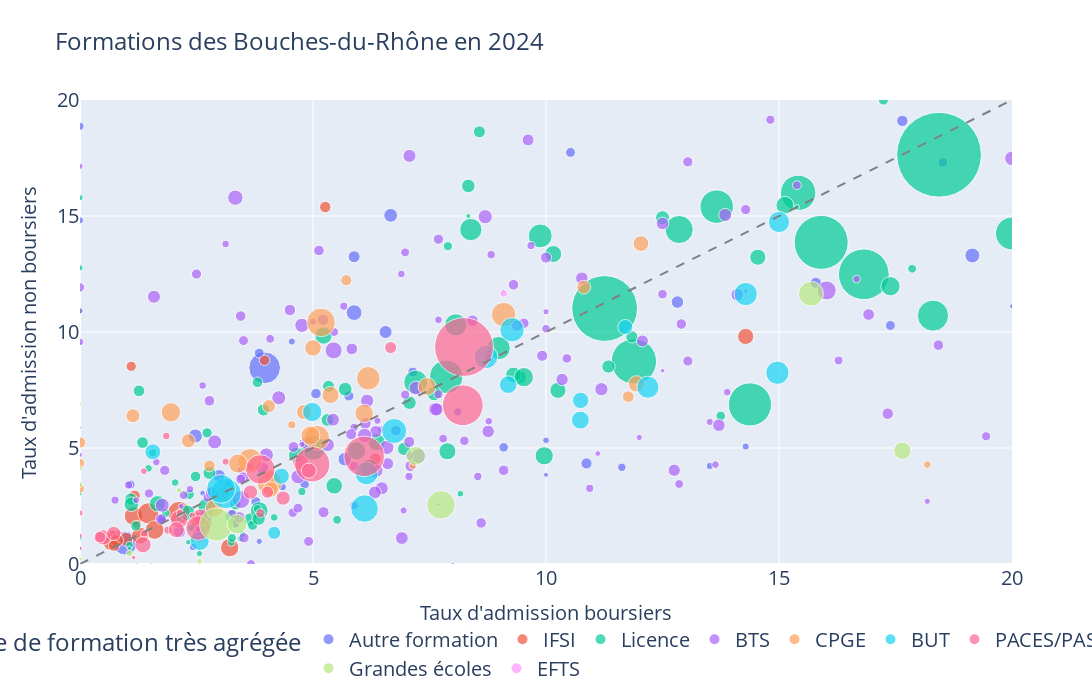

The notebook cell this image was saved under:
### Code cell
# Create interactive bubble plot
df_temp = df.loc[(df["Département de l’établissement"] == "Bouches-du-Rhône") & (df["Session"] == 2024)]
df_temp["hover_name"] = df_temp["Établissement"] + " - " + df_temp["Filière de formation très agrégée"]

fig = px.scatter(
    df_temp,
    x="taux sélection boursiers admis / candidats",
    y="taux sélection non boursiers admis / candidats",
    size="Néo bacheliers admis",
    color="Filière de formation très agrégée",
    hover_name="hover_name",
    size_max=60,
    title="Formations des Bouches-du-Rhône en 2024",
)

# Add dashed line y=x
fig.add_shape(
    type="line",
    x0=0,
    y0=0,
    x1=max(df_temp["taux sélection non boursiers admis / candidats"]),
    y1=max(df_temp["taux sélection non boursiers admis / candidats"]),
    line=dict(color="gray", dash="dash")
)

# Update layout to increase font size
fig.update_layout(
    xaxis_range=[0, 20],  # Set x-axis limits
    yaxis_range=[0, 20],   # Set y-axis limits
    title={
        'font': {'size': 24}  # Increase title font size
    },
    xaxis_title="Taux d'admission boursiers",
    yaxis_title="Taux d'admission non boursiers",
    xaxis=dict(
        title_font=dict(size=20),  # Increase x-axis title font size
        tickfont=dict(size=20)    # Increase x-axis tick font size
    ),
    yaxis=dict(
        title_font=dict(size=20),  # Increase y-axis title font size
        tickfont=dict(size=20)    # Increase y-axis tick font size
    ),
    legend=dict(
        x=0.5,  # Center the legend horizontally
        y=-0.12,  # Position the legend below the chart
        xanchor='center',
        yanchor='top',
        orientation='h',  # Horizontal orientation
        font=dict(size=20)  # Increase legend font size
    ),
    width=1800,  # Increase plot width
    height=700   # Increase plot height
)

# Show plot
fig.show()

### Figure 1 — Plotly figure (JSON) as saved in the notebook; plotly's stock layout.template omitted (floating-point values rounded to 4 significant figures; data arrays with more than 128 entries replaced by an {"elided": "..."} marker saying what was removed)
{"data": [{"hovertemplate": "<b>%{hovertext}</b><br><br>Filière de formation très agrégée=Autre formation<br>taux sélection boursiers admis / candidats=%{x}<br>taux sélection non boursiers admis / candidats=%{y}<br>Néo bacheliers admis=%{marker.size}<extra></extra>", "hovertext": ["Lycée professionnel Ampere - Autre formation", "Lycée professionnel Frederic Mistral - Autre formation", "Lycée professionnel Ecole Libre De Metiers - Autre formation", "Lycée Don Bosco - Autre formation", "Aix-Marseille Université - Site d'Aix-en-Provence (3 Schuman) - Autre formation", "Lycée professionnel de St Henri - Autre formation", "Aix-Marseille Université - Site d'Aix-en-Provence - Autre formation", "Lycée professionnel Estaque (L') - Autre formation", "Lycée Jean Perrin - Autre formation", "Lycée Thiers - Autre formation", "Sciences Po Aix – Institut d'études politiques - Autre formation", "Lycée Charles Peguy - Autre formation", "Lycée professionnel Edmond Rostand - Autre formation", "Lycée professionnel Pierre Latecoere - Autre formation", "Lycée professionnel Pierre Latecoere - Autre formation", "Centre de Ressources, d'Expertise et de Performance Sportive PACA - site d'Aix-en-Provence (CREPS) - Autre formation", "LYCEE TECHNOLOGIQUE PRIVE ST LOUIS - Autre formation", "Aix-Marseille Université - Site de Marseille Luminy - Autre formation", "Lycée Militaire d'Aix-en-Provence - Autre formation", "Lycée Denis Diderot - Autre formation", "Lycée Denis Diderot - Autre formation", "École supérieure d’art d'Aix-en-Provence - Autre formation", "Ecole Nationale Supérieure d'Architecture de Marseille - Autre formation", "Lycée Militaire d'Aix-en-Provence - Autre formation", "Aix-Marseille Université - Site de Marseille Saint Charles - Autre formation", "Lycée CADENELLE - Autre formation", "Lycée Don Bosco - Autre formation", "Aix-Marseille Université - Site de Marseille Luminy - Autre formation", "Centre de Ressources, d'Expertise et de Performance Sportive PACA - site d'Aix-en-Provence (CREPS) - Autre formation", "Lycée professionnel Blaise Pascal - Autre formation", "Lycée Marie Curie - Autre formation", "BEAUX-ARTS DE MARSEILLE - Autre formation", "KEDGE BUSINESS SCHOOL - Site de Marseille - Autre formation", "Lycée professionnel Ferrages (Quartier Les) - Autre formation", "Lycée Hotelier Regional - Autre formation", "Lycée Thiers - Autre formation", "Aix-Marseille Université - Site de Marseille Luminy - Autre formation", "Lycée Antonin Artaud - Autre formation", "Lycée Pierre Mendès France - Autre formation", "Aix-Marseille Université - Site de Marseille Saint Charles - Autre formation", "Lycée Denis Diderot - Autre formation", "Lycée Denis Diderot - Autre formation", "Lycée Marie Curie - Autre formation", "Lycée Marie Curie - Autre formation", "Lycée Jean Perrin - Autre formation", "Lycée St Joseph Les Maristes - Autre formation", "Lycée St Joseph Les Maristes - Autre formation", "Lycée professionnel Frederic Mistral - Autre formation", "Lycée Hotelier Regional - Autre formation", "Lycée Marseilleveyre - Autre formation", "Lycée Marseilleveyre - Autre formation", "Lycée Pierre Mendès France - Autre formation", "Lycée Denis Diderot - Autre formation", "Lycée professionnel Blaise Pascal - Autre formation", "Lycée Saint Exupery - Autre formation", "Sciences Po Aix – Institut d'études politiques - Autre formation", "Lycée professionnel Edmond Rostand - Autre formation", "Aix-Marseille Université - Site de Marseille Saint Charles - Autre formation", "Lycée CADENELLE - Autre formation", "Lycée Pastré - Grande Bastide - Autre formation", "Aix-Marseille Université - Site de Marseille Espace Canebière - Autre formation"], "legendgroup": "Autre formation", "marker": {"color": "#636efa", "size": [12, 0, 0, 3, 30, 3, 34, 14, 11, 24, 10, 17, 4, 2, 4, 0, 1, 22, 19, 9, 14, 5, 154, 19, 28, 29, 5, 10, 1, 8, 24, 6, 15, 4, 2, 38, 8, 15, 8, 20, 14, 12, 17, 9, 15, 14, 11, 6, 26, 15, 15, 8, 11, 7, 15, 88, 3, 5, 5, 3, 16], "sizemode": "area", "sizeref": 0.3053, "symbol": "circle"}, "mode": "markers", "name": "Autre formation", "orientation": "v", "showlegend": true, "type": "scatter", "x": [24.24, 0.0, 0.0, 0.0, 2.475, 30.0, 19.15, 18.52, 11.63, 12.82, 0.0, 5.063, 10.0, 0.0, 20.0, 0.0, 0.0, 5.882, 15.79, 4.348, 4.819, 2.632, 3.962, 10.87, 5.682, 6.667, 14.29, 1.754, 1.22, 14.29, 2.985, 3.846, 17.39, 25.0, 0.0, 5.882, 13.51, 29.03, 4.545, 17.65, 1.754, 1.087, 6.78, 2.427, 7.143, 9.091, 8.108, 26.67, 6.557, 3.774, 3.846, 0.0, 5.882, 10.0, 10.53, 0.9683, 14.29, 4.762, 16.67, 50.0, 5.769], "xaxis": "x", "y": [18.18, 0.0, 0.0, 33.33, 5.519, 0.0, 13.3, 17.31, 4.167, 11.29, 18.87, 7.345, 3.846, 66.67, 11.11, 0.0, 5.882, 13.25, 12.12, 3.315, 3.436, 3.053, 8.455, 4.334, 4.519, 15.03, 25.0, 1.852, 0.0, 5.063, 3.8, 0.9756, 10.28, 14.29, 9.524, 10.84, 4.225, 28.57, 9.589, 19.1, 1.933, 3.427, 5.752, 0.7353, 8.276, 5.028, 6.557, 25.0, 10.0, 2.689, 9.091, 14.81, 2.532, 5.333, 17.74, 0.9048, 11.76, 5.263, 30.77, 0.0, 7.246], "yaxis": "y"}, {"hovertemplate": "<b>%{hovertext}</b><br><br>Filière de formation très agrégée=IFSI<br>taux sélection boursiers admis / candidats=%{x}<br>taux sélection non boursiers admis / candidats=%{y}<br>Néo bacheliers admis=%{marker.size}<extra></extra>", "hovertext": ["UFR des Sciences Médicales et Paramédicales site Nord Université Aix Marseille - IFSI", "Aix-Marseille Université - Site de Marseille Timone - IFSI", "UFR des Sciences Médicales et Paramédicales site Nord Université Aix Marseille - IFSI", "IFSI du GCSPA d'Aix-en-Provence - IFSI", "IFSI CH d'Aubagne - IFSI", "IFSI Hop Ste Marguerite - IFSI", "IFSI Capelette - IFSI", "IFSI CGD13 - IFSI", "UFR des Sciences Médicales et Paramédicales site Nord Université Aix Marseille - IFSI", "Institut de formation de manipulateurs d'électroradiologie médicale - Laurent CHEVROT - Hôpitaux universitaires de Marseille - IFSI", "Lycée St Vincent De Paul - IFSI", "IFSI CH de Martigues - IFSI", "IFSI du GCSPA de Salon-de-Provence - IFSI", "I.F.S.I. BLANCARDE - IFSI", "IFSI Croix Rouge Française Marseille - IFSI", "ISRP - IFSI", "Aix-Marseille Université - Site de Marseille Timone - IFSI", "IFSI St Jacques - IFSI", "IFSI CH d'Arles - IFSI", "IFSI Hôpital Nord - IFSI"], "legendgroup": "IFSI", "marker": {"color": "#EF553B", "size": [7, 21, 20, 36, 54, 68, 53, 28, 17, 12, 22, 29, 27, 44, 71, 40, 16, 51, 20, 77], "sizemode": "area", "sizeref": 0.3053, "symbol": "circle"}, "mode": "markers", "name": "IFSI", "orientation": "v", "showlegend": true, "type": "scatter", "x": [3.659, 1.17, 5.263, 0.7175, 1.152, 1.465, 1.601, 0.6483, 3.96, 1.227, 6.338, 0.989, 0.7928, 1.287, 2.606, 14.29, 1.099, 3.212, 0.7317, 2.123], "xaxis": "x", "y": [4.211, 2.937, 15.38, 1.134, 2.069, 2.185, 1.468, 0.8877, 8.784, 1.695, 4.53, 1.069, 1.018, 1.22, 1.8, 9.809, 8.523, 0.7011, 0.7923, 2.213], "yaxis": "y"}, {"hovertemplate": "<b>%{hovertext}</b><br><br>Filière de formation très agrégée=Licence<br>taux sélection boursiers admis / candidats=%{x}<br>taux sélection non boursiers admis / candidats=%{y}<br>Néo bacheliers admis=%{marker.size}<extra></extra>", "hovertext": ["Aix-Marseille Université - Site d'Aix-en-Provence (3 Schuman) - Licence", "Aix-Marseille Université - Site d'Aix-en-Provence - Licence", "Aix-Marseille Université - Site d'Aix-en-Provence - Licence", "Aix-Marseille Université - Site d'Aix-en-Provence - Licence", "Aix-Marseille Université - Site d'Aix-en-Provence - Licence", "Aix-Marseille Université - Site d'Aix-en-Provence - Licence", "Aix-Marseille Université - Site d'Aix-en-Provence - Licence", "Aix-Marseille Université - Site d'Aix-en-Provence - Licence", "Aix-Marseille Université - Site d'Aix-en-Provence - Licence", "Aix-Marseille Université - Site d'Aix-en-Provence - Licence", "Aix-Marseille Université - Site de Marseille Saint Charles - Licence", "Aix-Marseille Université - Site d'Aix-en-Provence (Montperrin) - Licence", "Aix-Marseille Université - Site de Marseille Saint Charles - Licence", "Aix-Marseille Université - Site de Marseille Saint Charles - Licence", "Aix-Marseille Université - Site d'Aix-en-Provence (Montperrin) - Licence", "Aix-Marseille Université - Site de Marseille Saint-Jérôme - Licence", "Aix-Marseille Université - Site d'Aix-en-Provence (Montperrin) - Licence", "Aix-Marseille Université - Site de Marseille Luminy - Licence", "Aix-Marseille Université - Site d'Aix-en-Provence - Licence", "Aix-Marseille Université - Site de Marseille Saint Charles - Licence", "Aix-Marseille Université - Site d'Aix-en-Provence - Licence", "Aix-Marseille Université - Site d'Aix-en-Provence - Licence", "Aix-Marseille Université - Site d'Aix-en-Provence - Licence", "Aix-Marseille Université - Site d'Arles - Licence", "Aix-Marseille Université - Site de Marseille Saint-Jérôme - Licence", "Aix-Marseille Université - Site d'Aix-en-Provence (Montperrin) - Licence", "Aix-Marseille Université - Site d'Aix-en-Provence (Montperrin) - Licence", "Aix-Marseille Université - Site de Marseille Luminy - Licence", "Aix-Marseille Université - Site de Marseille Luminy - Licence", "Aix-Marseille Université - Site d'Aix-en-Provence (Montperrin) - Licence", "Aix-Marseille Université - Site d'Aix-en-Provence (Jules Ferry) - Licence", "Aix-Marseille Université - Site d'Aix-en-Provence - Licence", "Aix-Marseille Université - Site d'Aix-en-Provence - Licence", "Aix-Marseille Université - Site de Marseille Espace Canebière - Licence", "Aix-Marseille Université - Site d'Aix-en-Provence - Licence", "Aix-Marseille Université - Site d'Aix-en-Provence - Licence", "Aix-Marseille Université - Site d'Aix-en-Provence - Licence", "Aix Marseille Université - Licence", "Aix-Marseille Université - Site d'Aix-en-Provence (Montperrin) - Licence", "Aix-Marseille Université - Site de Marseille Saint Charles - Licence", "Aix-Marseille Université - Site de Marseille Saint Charles - Licence", "Aix-Marseille Université - Site de Marseille Colbert - Licence", "Aix-Marseille Université - Site d'Aix-en-Provence - Licence", "Aix-Marseille Université - Site d'Aix-en-Provence - Licence", "Aix-Marseille Université - Site d'Aix-en-Provence - Licence", "Aix-Marseille Université - Site d'Aix-en-Provence - Licence", "Aix-Marseille Université - Site d'Aix-en-Provence - Licence", "Aix-Marseille Université - Site d'Aix-en-Provence - Licence", "Aix-Marseille Université - Site d'Aix-en-Provence - Licence", "Aix-Marseille Université - Site d'Aix-en-Provence - Licence", "Aix-Marseille Université - Site d'Aix-en-Provence - Licence", "Aix-Marseille Université - Site d'Aubagne - Licence", "Aix-Marseille Université - Site d'Aix-en-Provence - Licence", "Aix-Marseille Université - Site de Marseille Saint Charles - Licence", "Aix-Marseille Université - Site d'Aix-en-Provence (Montperrin) - Licence", "Aix-Marseille Université - Site de Marseille Luminy - Licence", "Aix-Marseille Université - Site de Marseille Luminy - Licence", "Aix Marseille Université - Licence", "Aix Marseille Université - Licence", "Aix-Marseille Université - Site d'Aix-en-Provence - Licence", "Aix-Marseille Université - Site d'Aix-en-Provence - Licence", "Aix-Marseille Université - Site d'Aix-en-Provence - Licence", "Aix-Marseille Université - Site d'Aix-en-Provence - Licence", "Aix-Marseille Université - Site d'Aix-en-Provence (Jules Ferry) - Licence", "Aix-Marseille Université - Site d'Aix-en-Provence - Licence", "Aix-Marseille Université - Site d'Aix-en-Provence - Licence", "Aix-Marseille Université - Site d'Aix-en-Provence - Licence", "Aix-Marseille Université - Site de Marseille Saint-Jérôme - Licence", "Aix-Marseille Université - Site d'Aix-en-Provence (Jules Ferry) - Licence", "Aix-Marseille Université - Site de Marseille Espace Canebière - Licence", "Aix-Marseille Université - Site d'Aix-en-Provence (Centre Ville) - Licence", "Aix-Marseille Université - Site d'Aix-en-Provence - Licence", "Aix-Marseille Université - Site d'Aix-en-Provence - Licence", "Aix-Marseille Université - Site d'Aix-en-Provence - Licence", "Aix-Marseille Université - Site d'Aix-en-Provence - Licence", "Aix-Marseille Université - Site d'Aix-en-Provence - Licence", "Aix-Marseille Université - Site d'Aix-en-Provence - Licence", "Aix-Marseille Université - Site d'Aix-en-Provence - Licence", "Aix-Marseille Université - Site d'Aix-en-Provence - Licence", "Aix-Marseille Université - Site d'Aix-en-Provence - Licence", "Aix-Marseille Université - Site de Marseille Saint Charles - Licence", "Aix-Marseille Université - Site d'Aix-en-Provence (Montperrin) - Licence", "Aix-Marseille Université - Site de Marseille Saint Charles - Licence", "Aix-Marseille Université - Site de Marseille Saint Charles - Licence", "Aix-Marseille Université - Site d'Aix-en-Provence - Licence", "Aix-Marseille Université - Site d'Aix-en-Provence - Licence", "Aix-Marseille Université - Site de Marseille Luminy - Licence", "Aix-Marseille Université - Site de Marseille Espace Canebière - Licence", "Aix-Marseille Université - Site de Marseille Saint-Jérôme - Licence", "Aix-Marseille Université - Site d'Aix-en-Provence - Licence", "Aix-Marseille Université - Site de Marseille Saint-Jérôme - Licence", "Aix-Marseille Université - Site d'Aix-en-Provence (Jules Ferry) - Licence", "Aix-Marseille Université - Site de Marseille Luminy - Licence", "Aix-Marseille Université - Site d'Aix-en-Provence - Licence", "Aix-Marseille Université - Site d'Aix-en-Provence - Licence", "Aix-Marseille Université - Site d'Aix-en-Provence - Licence", "Aix-Marseille Université - Site d'Aix-en-Provence - Licence", "Aix-Marseille Université - Site d'Aix-en-Provence (3 Schuman) - Licence", "Aix-Marseille Université - Site d'Aix-en-Provence - Licence", "Aix-Marseille Université - Site d'Aix-en-Provence - Licence", "Aix-Marseille Université - Site d'Aix-en-Provence (Montperrin) - Licence", "Aix-Marseille Université - Site de Marseille Luminy - Licence", "Aix-Marseille Université - Site de Marseille Saint Charles - Licence", "Aix-Marseille Université - Site de Marseille Saint-Jérôme - Licence", "Aix-Marseille Université - Site d'Aix-en-Provence (Montperrin) - Licence", "Aix-Marseille Université - Site de Marseille Luminy - Licence", "Aix Marseille Université - Licence", "Aix-Marseille Université - Site de Marseille Saint Charles - Licence", "Aix-Marseille Université - Site de Marseille Saint Charles - Licence", "Aix-Marseille Université - Site de Marseille Saint Charles - Licence", "Aix-Marseille Université - Site d'Aix-en-Provence - Licence", "Aix-Marseille Université - Site d'Aix-en-Provence - Licence", "Aix-Marseille Université - Site d'Aix-en-Provence - Licence", "Aix-Marseille Université - Site d'Aix-en-Provence - Licence", "Aix-Marseille Université - Site d'Aix-en-Provence (3 Schuman) - Licence"], "legendgroup": "Licence", "marker": {"color": "#00cc96", "size": [1099, 17, 16, 23, 2, 6, 4, 30, 16, 13, 6, 4, 51, 25, 10, 16, 40, 87, 661, 29, 171, 2, 44, 55, 9, 8, 16, 6, 93, 23, 12, 40, 52, 170, 3, 192, 10, 22, 1, 2, 22, 285, 6, 16, 5, 4, 148, 16, 6, 9, 27, 21, 2, 8, 7, 6, 9, 46, 42, 3, 82, 9, 87, 30, 25, 1, 76, 3, 314, 393, 75, 8, 33, 14, 27, 48, 4, 57, 166, 28, 7, 20, 48, 12, 53, 28, 11, 27, 29, 4, 45, 40, 446, 0, 12, 23, 48, 33, 26, 21, 16, 17, 5, 7, 37, 45, 38, 9, 12, 51, 3, 7, 121, 57, 37], "sizemode": "area", "sizeref": 0.3053, "symbol": "circle"}, "mode": "markers", "name": "Licence", "orientation": "v", "showlegend": true, "type": "scatter", "x": [18.43, 3.81, 21.21, 3.937, 50.0, 0.0, 0.0, 12.5, 22.86, 7.895, 2.564, 0.0, 9.962, 3.653, 4.762, 3.704, 1.662, 7.203, 11.26, 9.434, 13.66, 0.0, 10.16, 6.211, 3.247, 2.151, 1.198, 2.174, 5.0, 1.093, 1.835, 14.55, 20.83, 7.859, 0.0, 15.41, 1.562, 5.333, 1.515, 0.0, 8.571, 14.38, 0.0, 2.727, NaN, 15.38, 18.31, 17.24, 0.0, 1.471, 6.957, 1.266, 7.692, 2.381, 3.333, 2.41, 1.064, 5.224, 5.455, 23.08, 8.984, 4.167, 9.877, 3.265, 5.31, 0.0, 8.387, 1.064, 11.89, 16.82, 8.065, 21.21, 7.602, 13.75, 11.34, 2.721, 25.0, 17.39, 20.0, 8.333, 3.448, 3.333, 3.846, 5.517, 22.03, 7.071, 3.81, 3.834, 5.691, 8.333, 6.364, 10.26, 15.91, 0.0, 17.86, 11.84, 15.13, 1.103, 2.778, 1.342, 2.344, 2.479, 2.326, 3.488, 4.641, 7.884, 9.302, 2.041, 3.261, 5.936, 2.128, 8.163, 12.86, 9.524, 2.296], "xaxis": "x", "y": [17.64, 7.831, 11.39, 6.642, 7.143, 15.79, 36.36, 14.93, 12.31, 13.7, 0.4515, 1.136, 4.664, 1.93, 3.125, 1.676, 2.599, 7.839, 11.01, 8.051, 15.4, 11.76, 13.36, 4.118, 0.9281, 2.069, 1.645, 2.119, 5.004, 2.8, 2.198, 13.22, 17.29, 8.07, 3.03, 16.0, 4.787, 7.66, 0.0, 0.678, 18.63, 6.878, 12.77, 5.652, 15.15, 15.38, 10.71, 20.0, 10.91, 4.124, 4.961, 7.463, 2.564, 1.548, 1.661, 1.078, 0.813, 9.848, 3.371, 0.0, 9.306, 2.008, 14.14, 2.05, 6.209, 1.19, 14.42, 0.6757, 8.733, 12.49, 10.31, 3.125, 7.353, 6.383, 8.511, 2.463, 6.25, 11.97, 14.25, 16.3, 1.096, 2.573, 2.301, 1.905, 20.1, 6.954, 2.381, 1.956, 7.534, 15.0, 5.256, 7.487, 13.86, 0.0, 12.73, 9.79, 15.46, 2.577, 3.925, 5.234, 3.002, 3.774, 0.9434, 1.286, 4.702, 4.86, 8.148, 3.509, 1.124, 4.878, 1.923, 3.03, 14.42, 8.052, 2.212], "yaxis": "y"}, {"hovertemplate": "<b>%{hovertext}</b><br><br>Filière de formation très agrégée=BTS<br>taux sélection boursiers admis / candidats=%{x}<br>taux sélection non boursiers admis / candidats=%{y}<br>Néo bacheliers admis=%{marker.size}<extra></extra>", "hovertext": {"elided": "168 str values"}, "legendgroup": "BTS", "marker": {"color": "#ab63fa", "size": {"elided": "168 int values"}, "sizemode": "area", "sizeref": 0.3053, "symbol": "circle"}, "mode": "markers", "name": "BTS", "orientation": "v", "showlegend": true, "type": "scatter", "x": {"elided": "168 float values"}, "xaxis": "x", "y": {"elided": "168 float values"}, "yaxis": "y"}, {"hovertemplate": "<b>%{hovertext}</b><br><br>Filière de formation très agrégée=CPGE<br>taux sélection boursiers admis / candidats=%{x}<br>taux sélection non boursiers admis / candidats=%{y}<br>Néo bacheliers admis=%{marker.size}<extra></extra>", "hovertext": ["Lycée Paul Cezanne - CPGE", "Lycée Paul Cezanne - CPGE", "Lycée Paul Cezanne - CPGE", "Lycée Thiers - CPGE", "Lycée Thiers - CPGE", "Lycée Notre Dame De Sion - CPGE", "Lycée Paul Cezanne - CPGE", "Lycée Thiers - CPGE", "Lycée Notre Dame De Sion - CPGE", "Lycée Paul Cezanne - CPGE", "Lycée Saint Charles - CPGE", "Lycée Jean Perrin - CPGE", "Lycée Jeanne Perrimond - CPGE", "Lycée Saint Exupery - CPGE", "Lycée CADENELLE - CPGE", "Lycée Militaire d'Aix-en-Provence - CPGE", "Lycée Vauvenargues - CPGE", "Lycée Thiers - CPGE", "Lycée Jean Perrin - CPGE", "Lycée Militaire d'Aix-en-Provence - CPGE", "Lycée Antonin Artaud - CPGE", "Lycée Thiers - CPGE", "Lycée Thiers - CPGE", "Lycée Jean Perrin - CPGE", "Lycée Jean Perrin - CPGE", "Lycée Nativite (La) - CPGE", "Lycée Thiers - CPGE", "Lycée Marie Curie - CPGE", "Lycée Jean Perrin - CPGE", "Lycée Jean Perrin - CPGE", "Lycée de L'Emperi - CPGE", "Lycée Militaire d'Aix-en-Provence - CPGE", "Lycée Militaire d'Aix-en-Provence - CPGE", "Lycée Nativite (La) - CPGE"], "legendgroup": "CPGE", "marker": {"color": "#FFA15A", "size": [48, 97, 49, 125, 52, 42, 13, 41, 10, 26, 30, 20, 9, 21, 9, 21, 85, 93, 36, 20, 29, 93, 45, 38, 26, 14, 55, 19, 58, 91, 35, 55, 35, 30], "sizemode": "area", "sizeref": 0.3053, "symbol": "circle"}, "mode": "markers", "name": "CPGE", "orientation": "v", "showlegend": true, "type": "scatter", "x": [2.881, 5.085, 7.447, 5.172, 6.098, 5.0, 0.0, 11.94, 4.545, 4.11, 1.136, 18.42, 18.18, 11.76, 7.143, 2.778, 6.186, 4.065, 4.094, 0.0, 10.81, 3.65, 5.376, 12.04, 4.054, 0.0, 4.945, 5.714, 1.951, 9.091, 4.808, 3.39, 3.061, 2.326], "xaxis": "x", "y": [2.395, 5.439, 7.65, 10.41, 6.492, 9.314, 3.258, 7.765, 6.0, 3.789, 6.388, 33.33, 4.286, 7.212, 4.242, 4.228, 8.004, 3.498, 3.212, 5.236, 11.93, 4.448, 7.286, 13.81, 6.805, 4.348, 5.535, 12.23, 6.538, 10.75, 6.55, 4.329, 3.016, 5.311], "yaxis": "y"}, {"hovertemplate": "<b>%{hovertext}</b><br><br>Filière de formation très agrégée=BUT<br>taux sélection boursiers admis / candidats=%{x}<br>taux sélection non boursiers admis / candidats=%{y}<br>Néo bacheliers admis=%{marker.size}<extra></extra>", "hovertext": ["IUT Aix-Marseille - Site d'Aix-En-Provence - BUT", "IUT Aix-Marseille - Site d'Aix-En-Provence - BUT", "IUT Aix-Marseille - Site de Marseille St Jérôme - BUT", "IUT Aix-Marseille - Site de Marseille St Jérôme - BUT", "IUT Aix-Marseille - Site de Marseille St Jérôme - BUT", "IUT Aix-Marseille - Site d'Aix-En-Provence - BUT", "IUT Aix-Marseille - Site d'Aix-En-Provence - BUT", "IUT Aix-Marseille - Site de Marseille St Jérôme - BUT", "IUT Aix-Marseille - Site de Marseille St Jérôme - BUT", "IUT Aix-Marseille - Site de Marseille Luminy - BUT", "IUT Aix-Marseille - Site de Marseille St Jérôme - BUT", "I.U.T d'Aix-Marseille - Site de Salon-De-Provence - BUT", "IUT Aix-Marseille - Site de la Ciotat - BUT", "IUT Aix-Marseille - Site d'Aix-En-Provence - BUT", "IUT Aix-Marseille - Site de Marseille St Jérôme - BUT", "I.U.T d'Aix-Marseille - Site d'Arles - BUT", "IUT Aix-Marseille - Site de Marseille Château-Gombert - BUT", "IUT Aix-Marseille - Site d'Aix-En-Provence - BUT", "IUT Aix-Marseille - Site d'Aix-En-Provence - BUT", "I.U.T d'Aix-Marseille - Site d'Arles - BUT"], "legendgroup": "BUT", "marker": {"color": "#19d3f3", "size": [96, 35, 84, 48, 49, 143, 41, 75, 116, 57, 56, 69, 83, 91, 83, 40, 26, 81, 127, 39], "sizemode": "area", "sizeref": 0.3053, "symbol": "circle"}, "mode": "markers", "name": "BUT", "orientation": "v", "showlegend": true, "type": "scatter", "x": [6.742, 11.7, 8.714, 9.189, 10.74, 3.132, 10.74, 12.19, 6.107, 4.983, 2.569, 15.0, 14.29, 9.272, 14.97, 4.319, 4.167, 6.149, 3.027, 1.562], "xaxis": "x", "y": [5.734, 10.21, 8.924, 7.731, 6.203, 3.04, 7.053, 7.621, 2.39, 6.552, 0.9937, 14.74, 11.64, 10.1, 8.243, 3.787, 1.345, 3.909, 3.237, 4.834], "yaxis": "y"}, {"hovertemplate": "<b>%{hovertext}</b><br><br>Filière de formation très agrégée=PACES/PASS/LAS<br>taux sélection boursiers admis / candidats=%{x}<br>taux sélection non boursiers admis / candidats=%{y}<br>Néo bacheliers admis=%{marker.size}<extra></extra>", "hovertext": ["Aix-Marseille Université - Site de Marseille Timone - PACES/PASS/LAS", "Aix-Marseille Université - Site de Marseille Luminy - PACES/PASS/LAS", "Aix-Marseille Université - Site de Marseille Colbert - PACES/PASS/LAS", "Aix-Marseille Université - Site de Marseille Saint Charles - PACES/PASS/LAS", "Aix-Marseille Université - Site de Marseille Luminy - PACES/PASS/LAS", "Aix-Marseille Université - Site de Marseille Saint Charles - PACES/PASS/LAS", "Aix-Marseille Université - Site d'Aix-en-Provence (3 Schuman) - PACES/PASS/LAS", "Aix-Marseille Université - Site d'Aix-en-Provence (Jules Ferry) - PACES/PASS/LAS", "Aix-Marseille Université - Site de Marseille Timone - PACES/PASS/LAS", "Aix-Marseille Université - Site de Marseille Saint-Jérôme - PACES/PASS/LAS", "Aix-Marseille Université - Site de Marseille Espace Canebière - PACES/PASS/LAS", "Aix-Marseille Université - Site de Marseille Saint Charles - PACES/PASS/LAS", "Aix-Marseille Université - Site d'Aix-en-Provence (Montperrin) - PACES/PASS/LAS", "Aix-Marseille Université - Site de Marseille Saint-Jérôme - PACES/PASS/LAS", "Aix-Marseille Université - Site de Marseille Luminy - PACES/PASS/LAS", "Aix-Marseille Université - Site de Marseille Luminy - PACES/PASS/LAS", "Aix-Marseille Université - Site de Marseille Saint-Jérôme - PACES/PASS/LAS", "Aix-Marseille Université - Site de Marseille Timone - PACES/PASS/LAS", "Aix-Marseille Université - Site d'Aix-en-Provence (Montperrin) - PACES/PASS/LAS", "Aix-Marseille Université - Site de Marseille Saint-Jérôme - PACES/PASS/LAS", "Aix-Marseille Université - Site d'Arles - PACES/PASS/LAS", "Aix-Marseille Université - Site de Marseille Timone - PACES/PASS/LAS", "Aix-Marseille Université - Site de Marseille Timone - PACES/PASS/LAS", "Aix-Marseille Université - Site de Marseille Timone - PACES/PASS/LAS", "Aix-Marseille Université - Site de Marseille Luminy - PACES/PASS/LAS", "Aix-Marseille Université - Site d'Aix-en-Provence (Montperrin) - PACES/PASS/LAS", "Aix-Marseille Université - Site de Marseille Saint Charles - PACES/PASS/LAS", "Aix-Marseille Université - Site de Marseille Timone - PACES/PASS/LAS", "Aix-Marseille Université - Site d'Aix-en-Provence (Jules Ferry) - PACES/PASS/LAS", "Aix-Marseille Université - Site d'Aix-en-Provence - PACES/PASS/LAS", "Aix-Marseille Université - Site d'Aix-en-Provence - PACES/PASS/LAS", "Aix-Marseille Université - Site de Marseille Timone - PACES/PASS/LAS"], "legendgroup": "PACES/PASS/LAS", "marker": {"color": "#FF6692", "size": [133, 40, 31, 10, 48, 39, 31, 9, 36, 23, 37, 8, 3, 7, 8, 9, 13, 250, 4, 6, 7, 254, 93, 190, 6, 21, 3, 529, 35, 31, 22, 40], "sizemode": "area", "sizeref": 0.3053, "symbol": "circle"}, "mode": "markers", "name": "PACES/PASS/LAS", "orientation": "v", "showlegend": true, "type": "scatter", "x": [3.87, 2.579, 4.36, 1.887, 2.128, 2.069, 3.659, 1.852, 0.4944, 4.023, 4.73, 3.125, 0.0, 2.41, 2.143, 1.379, 3.871, 6.099, 0.0, 0.8403, 1.37, 8.214, 2.536, 4.984, 0.0, 0.4292, 1.149, 8.241, 4.911, 0.7238, 6.667, 1.353], "xaxis": "x", "y": [4.077, 2.02, 2.841, 1.458, 1.93, 1.48, 3.099, 5.517, 1.149, 3.095, 4.381, 4.412, 0.6757, 2.092, 2.212, 1.313, 2.188, 4.641, 1.216, 1.344, 4.0, 6.842, 1.552, 4.299, 2.198, 1.158, 0.2809, 9.353, 4.027, 1.316, 9.326, 0.8318], "yaxis": "y"}, {"hovertemplate": "<b>%{hovertext}</b><br><br>Filière de formation très agrégée=Grandes écoles<br>taux sélection boursiers admis / candidats=%{x}<br>taux sélection non boursiers admis / candidats=%{y}<br>Néo bacheliers admis=%{marker.size}<extra></extra>", "hovertext": ["Ecole nationale supérieure maritime (ENSM) - Centre de Marseille - Grandes écoles", "ESAIP Aix-en-Provence - Grandes écoles", "IUT Aix-Marseille - Site de Marseille Luminy - Grandes écoles", "IUT Aix-Marseille - Site de Marseille Luminy - Grandes écoles", "ESAIP Aix-en-Provence - Grandes écoles", "KEDGE BUSINESS SCHOOL - Site de Marseille - Grandes écoles", "ESAIP Aix-en-Provence - Grandes écoles", "Polytech Marseille - Grandes écoles", "IUT Aix-Marseille - Site de Marseille Luminy - Grandes écoles", "ESAIP Aix-en-Provence - Grandes écoles", "ESAIP Aix-en-Provence - Grandes écoles", "ESAIP Aix-en-Provence - Grandes écoles", "ESAIP Aix-en-Provence - Grandes écoles", "IUT Aix-Marseille - Site de Marseille Luminy - Grandes écoles", "CESI Campus d'Aix-En-Provence - Grandes écoles", "ESSCA School of Management - Aix-Marseille - Grandes écoles", "ESSCA School of Management - Aix-Marseille - Grandes écoles", "KEDGE BUSINESS SCHOOL - Site de Marseille - Grandes écoles", "ESAIP Aix-en-Provence - Grandes écoles"], "legendgroup": "Grandes écoles", "marker": {"color": "#B6E880", "size": [144, 7, 5, 4, 3, 124, 1, 167, 5, 0, 0, 5, 2, 0, 54, 59, 47, 95, 4], "sizemode": "area", "sizeref": 0.3053, "symbol": "circle"}, "mode": "markers", "name": "Grandes écoles", "orientation": "v", "showlegend": true, "type": "scatter", "x": [33.33, 1.064, 0.0, 0.0, 0.0, 7.746, 12.5, 2.92, 2.128, 0.0, 0.0, 2.564, 0.0, 0.0, 7.207, 3.371, 17.65, 15.69, 22.22], "xaxis": "x", "y": [35.08, 0.4525, 3.425, 4.124, 0.2174, 2.551, 0.0, 1.701, 3.175, 0.0, 0.0, 0.122, 6.897, 0.0, 4.661, 1.719, 4.881, 11.65, 3.03], "yaxis": "y"}, {"hovertemplate": "<b>%{hovertext}</b><br><br>Filière de formation très agrégée=EFTS<br>taux sélection boursiers admis / candidats=%{x}<br>taux sélection non boursiers admis / candidats=%{y}<br>Néo bacheliers admis=%{marker.size}<extra></extra>", "hovertext": ["IRTS PACA CORSE - EFTS", "IRTS PACA CORSE - EFTS", "IRTS PACA CORSE - EFTS", "IMF Marseille - EFTS", "IMF Marseille - EFTS", "IRTS PACA CORSE - EFTS"], "legendgroup": "EFTS", "marker": {"color": "#FF97FF", "size": [6, 20, 1, 6, 9, 20], "sizemode": "area", "sizeref": 0.3053, "symbol": "circle"}, "mode": "markers", "name": "EFTS", "orientation": "v", "showlegend": true, "type": "scatter", "x": [28.57, 36.36, 0.0, 33.33, 9.091, 13.64], "xaxis": "x", "y": [33.33, 20.34, 12.5, 23.53, 11.67, 21.52], "yaxis": "y"}], "layout": {"height": 700, "legend": {"font": {"size": 20}, "itemsizing": "constant", "orientation": "h", "title": {"text": "Filière de formation très agrégée"}, "tracegroupgap": 0, "x": 0.5, "xanchor": "center", "y": -0.12, "yanchor": "top"}, "shapes": [{"line": {"color": "gray", "dash": "dash"}, "type": "line", "x0": 0, "x1": 66.67, "y0": 0, "y1": 66.67}], "title": {"font": {"size": 24}, "text": "Formations des Bouches-du-Rhône en 2024"}, "width": 1800, "xaxis": {"anchor": "y", "domain": [0, 1], "range": [0, 20], "tickfont": {"size": 20}, "title": {"font": {"size": 20}, "text": "Taux d'admission boursiers"}}, "yaxis": {"anchor": "x", "domain": [0, 1], "range": [0, 20], "tickfont": {"size": 20}, "title": {"font": {"size": 20}, "text": "Taux d'admission non boursiers"}}}}
